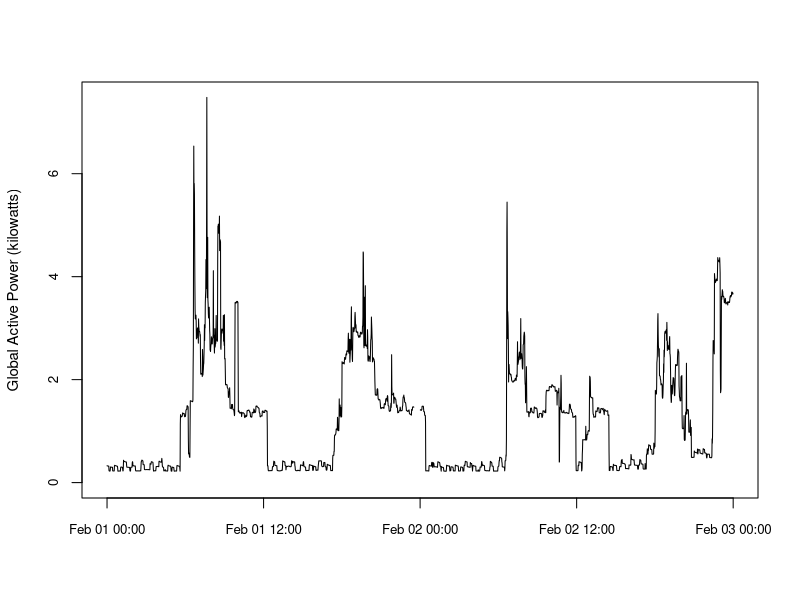

Write R code to recreate this figure.
# plot2.R - R code to generate plot2.png

# Read the data file (already limited to data for Feb. 1-2, 2007)
data <- read.csv("household_power_2days.txt", sep=";", stringsAsFactors=FALSE)

# Convert Date & Time variables to Date/Time classes
data$Date <- as.Date(data$Date, "%d/%m/%Y")
data$Time <- strptime(paste(data$Date, data$Time), "%Y-%m-%d %H:%M:%S")

# Create the plot, slight adjustment to size of axis labels
with(data, {
    plot(Time, Global_active_power, type="n", xlab="", 
         ylab="Global Active Power (kilowatts)",
         cex.axis=0.8, cex.lab=0.9)
    lines(Time, Global_active_power)
})

# Write to PNG, default size is 480x480
dev.copy(png, file="plot2.png", bg="transparent")
dev.off()